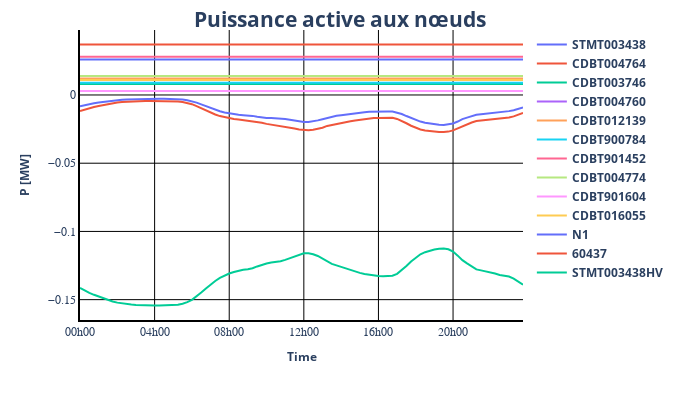

Notebook source saved alongside this figure:
### Code cell
pp_plot.plot_timeseries_result(
    data_df=result_df["res_bus.p_mw"],
    ylabel="P [MW]",
    plot_title="Puissance active aux nœuds",
    filename="power_result",
)
